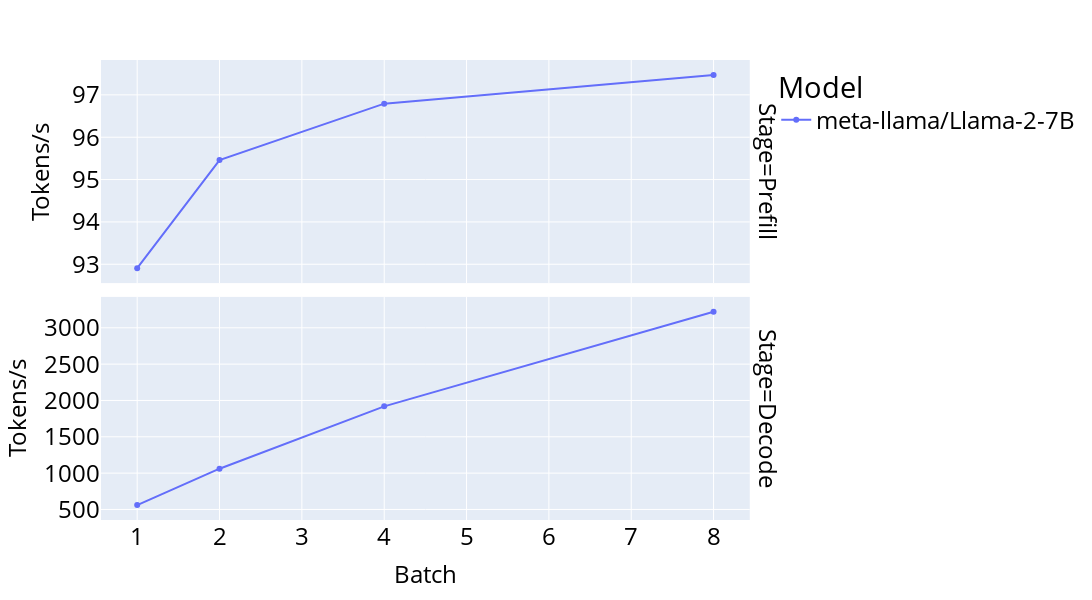

Notebook cell for this chart:
### Code cell
from utils import *
# Set up interactive widgets for the variables
from ipywidgets import interact, IntSlider, Checkbox, BoundedIntText, BoundedFloatText, Dropdown
import ipywidgets as widgets


# Max Batch Size
max_batch_size = widgets.BoundedIntText(
    value=8, min=1, max=128, step=1,
    description='Max Batch Size:',
    disabled=False ,
    layout=widgets.Layout(width='150px'),  # Adjust this value as needed
    style={'description_width': 'initial'}
)

# Custom Usecases
usecases = Dropdown( options=['Ques-Ans', 'Text Summarization', 'Chatbots', 'Code Gen.', 'Custom'], value='Chatbots', description='Usecases:', disabled=False,)

# Beam size
beam_size = widgets.IntSlider(value=2, min=1, max=16, description='# of Parallel Beams:', style={'description_width': 'initial'},)

# Input Tokens
input_tokens = widgets.BoundedIntText(
    value=2048, min=1, max= 100000, step=1,
    description='Input Tokens:',
    disabled=False ,
    layout=widgets.Layout(width='150px'),  # Adjust this value as needed
    style={'description_width': 'initial'}
)

# Output Tokens
output_tokens = widgets.BoundedIntText(
    value=128, min=1, max= 100000, step=1,
    description='Output Tokens:',
    disabled=False ,
    layout=widgets.Layout(width='150px'),  # Adjust this value as needed
    style={'description_width': 'initial'}
)

# Quantization dropdown
quantization = widgets.Dropdown(
    options=['bf16', 'int8', 'int4', 'int2'],
    value='int8',
    description='Quantization:',
    disabled=False ,
    layout=widgets.Layout(width='150px'),  # Adjust this value as needed
    style={'description_width': 'initial'},
    
)
model_box = widgets.SelectMultiple( options=[
    ('meta-llama/Llama-2-7B','llama2_7b'),
    ('meta-llama/Meta-Llama-3-8B','llama3_8b'), 
    ('meta-llama/Llama-2-13B','llama_13b'),
    ('meta-llama/Llama-2-70B','LLaMA_70b'),
    ('google/gemma-2B','gemma_2b'),
    ('google/gemma-7B','gemma_7b'),
    ('google/gemma-2-9B','gemma2_9b'),
    ('google/gemma-2-27B','gemma2_27b'),
    ('mistralai/mistral-7B', 'mistral_7b'),
    ('mistralai/Mixtral-8x7B','mixtral_8x7b'), 
    ('microsoft/phi3mini', 'phi3mini'),
    ('microsoft/phi3small', 'phi3small'),
    ('microsoft/phi3medium', 'phi3medium'),
    ('databricks/dbrx-base','dbrx'),
    ('xai-org/grok-1','grok-1'),
    ('openai/gpt-3','gpt-3'), 
    ('openai/gpt-4','gpt-4'),
    ('facebook/opt-125m','opt_125m'),
    ('facebook/opt-350m','opt_350m'),
    ('facebook/opt-1.3b','opt_1b'),
    ('facebook/opt-175b','opt_175b'),
    ], value=['llama2_7b'], 
    description='Models:', 
    disabled=False,
    layout=widgets.Layout(width='300px', height='150px'))
# System
system = Dropdown( options=['A100_40GB_GPU', 'A100_80GB_GPU', 'H100_GPU','GH200_GPU', 'TPUv4','TPUv5e', 'MI300X', 'Gaudi3', 'Custom'], value='H100_GPU', description='System:', disabled=False,)

# Number of Nodes
nodes = widgets.IntText(
    value=2,
    description='# Nodes:',
    layout=widgets.Layout(width='150px'),  # Adjust this value as needed
    disabled=False
)

# System Efficiency
system_efficiency = widgets.FloatSlider(
    value=0.80,
    min=0,
    max=1.0,
    step=0.01,
    description='System Efficiency:',
    disabled=False,
    continuous_update=False,
    orientation='horizontal',
    readout=True,
    readout_format='.2f',
)


# FLOPS (initially hidden)
flops = widgets.FloatText(value=1000,description='FLOPS(T):',disabled=False, layout=widgets.Layout(width='200px'),)
# MEM BW (initially hidden)
mem_bw = widgets.FloatText(value=3.6,description='MEM BW(TB/s):',disabled=False, layout=widgets.Layout(width='200px'),)
# FLOPS (initially hidden)
mem_cap = widgets.FloatText(value=48,description='FLOPS(GBs):',disabled=False, layout=widgets.Layout(width='200px'),)
# ICN BW (initially hidden)
icn_bw = widgets.FloatText(value=100.0,description='ICN BW(GB/s):',disabled=False, layout=widgets.Layout(width='200px'),)


# Function to show/hide FLOPS and MEM BW
def update_visibility_system_param(change):
    if 'Custom' in change['new']:
        flops.layout.display = ''
        mem_bw.layout.display = ''
        mem_cap.layout.display = ''
        icn_bw.layout.display = ''
    else:
        flops.layout.display = 'none'
        mem_bw.layout.display = 'none'
        mem_cap.layout.display = 'none'
        icn_bw.layout.display = 'none'

# Connect the function to the models widget
system.observe(update_visibility_system_param, names='value')

# Function to show/hide FLOPS and MEM BW
def update_visibility_usecases(change):
    if 'Ques-Ans' in change['new']:
        beam_size.value = 4
        input_tokens.value = 1000
        output_tokens.value = 200
    elif 'Text Summarization' in change['new']:
        beam_size.value = 4
        input_tokens.value = 15000
        output_tokens.value = 1000
    elif 'Chatbots' in change['new']:
        beam_size.value = 2
        input_tokens.value = 2048
        output_tokens.value = 128
    elif 'Code Gen.' in change['new']:
        beam_size.value = 4
        input_tokens.value = 20000
        output_tokens.value = 50

# Connect the function to the models widget
usecases.observe(update_visibility_usecases, names='value')

# # Initially hide custom params
# beam_size.layout.display = 'none'
# input_tokens.layout.display = 'none'
# output_tokens.layout.display = 'none'

flops.layout.display = 'none'
mem_bw.layout.display = 'none'
mem_cap.layout.display = 'none'
icn_bw.layout.display = 'none'

# Layout
left_box = widgets.HBox([quantization, max_batch_size])
input_param_box = widgets.VBox([usecases, beam_size,widgets.HBox([ input_tokens, output_tokens])])
top_box = widgets.VBox([left_box, input_param_box, ])
bottom_box = widgets.HBox([system, nodes, system_efficiency])
system_bottom_box = widgets.HBox([flops, mem_bw, mem_cap, icn_bw])


# Final layout
final_layout = widgets.VBox([widgets.HBox([model_box,top_box]), bottom_box, system_bottom_box], layout=widgets.Layout(justify_content='space-between'))

widgets.interact(generate_demand_curve,
    system_box=system, 
    system_eff=system_efficiency, 
    num_nodes_slider=nodes, 
    model_box=model_box, 
    quantization_box=quantization,
    batch_slider=max_batch_size, 
    input_token_slider=input_tokens, 
    output_token_slider=output_tokens, 
    beam_size = beam_size, 
    flops=flops,
    mem_bw=mem_bw,
    mem_cap=mem_cap,
    icn_bw=icn_bw)

display(final_layout)

### Figure 1 — Plotly figure (JSON) as saved in the notebook; plotly's stock layout.template omitted (floating-point values rounded to 4 significant figures)
{"data": [{"hovertemplate": "Model=meta-llama/Llama-2-7B<br>Stage=Prefill<br>Batch=%{x}<br>Tokens/s=%{y}<extra></extra>", "legendgroup": "meta-llama/Llama-2-7B", "line": {"color": "#636efa", "dash": "solid"}, "marker": {"symbol": "circle"}, "mode": "lines+markers", "name": "meta-llama/Llama-2-7B", "orientation": "v", "showlegend": true, "type": "scatter", "x": [1, 2, 4, 8], "xaxis": "x2", "y": [92.91, 95.46, 96.79, 97.47], "yaxis": "y2"}, {"hovertemplate": "Model=meta-llama/Llama-2-7B<br>Stage=Decode<br>Batch=%{x}<br>Tokens/s=%{y}<extra></extra>", "legendgroup": "meta-llama/Llama-2-7B", "line": {"color": "#636efa", "dash": "solid"}, "marker": {"symbol": "circle"}, "mode": "lines+markers", "name": "meta-llama/Llama-2-7B", "orientation": "v", "showlegend": false, "type": "scatter", "x": [1, 2, 4, 8], "xaxis": "x", "y": [560.3, 1061.0, 1919.0, 3220.0], "yaxis": "y"}], "layout": {"annotations": [{"font": {}, "showarrow": false, "text": "Stage=Decode", "textangle": 90, "x": 0.98, "xanchor": "left", "xref": "paper", "y": 0.2425, "yanchor": "middle", "yref": "paper"}, {"font": {}, "showarrow": false, "text": "Stage=Prefill", "textangle": 90, "x": 0.98, "xanchor": "left", "xref": "paper", "y": 0.7575, "yanchor": "middle", "yref": "paper"}], "font": {"color": "black", "size": 24}, "height": 600, "legend": {"title": {"font": {"color": "black"}, "text": "Model"}, "tracegroupgap": 0}, "margin": {"t": 60}, "title": {"font": {"color": "black"}}, "width": 1200, "xaxis": {"anchor": "y", "domain": [0, 0.98], "tickfont": {"size": 24}, "title": {"font": {"size": 24}, "text": "Batch"}}, "xaxis2": {"anchor": "y2", "domain": [0, 0.98], "matches": "x", "showticklabels": false, "tickfont": {"size": 24}, "title": {"font": {"size": 24}}}, "yaxis": {"anchor": "x", "domain": [0, 0.485], "tickfont": {"size": 24}, "title": {"font": {"size": 24}, "text": "Tokens/s"}}, "yaxis2": {"anchor": "x2", "domain": [0.515, 1], "tickfont": {"size": 24}, "title": {"font": {"size": 24}, "text": "Tokens/s"}}}}
